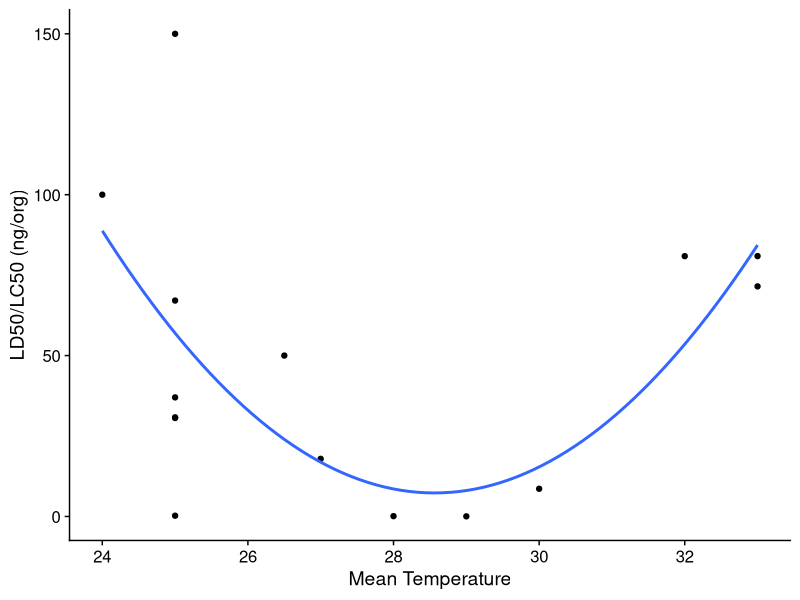

The R script that drew this image:
library(dplyr)
library(ggplot2)
library(stringr)
library(cowplot)

## read the data

lab <- read.csv("data_clean/Mutiple_effects_toxicity - New_lab.csv")

## check how many did not record temperature not recorded

lab %>% 
  filter(Temperature_C =="NR" | Temperature_C == "" | Temperature_C == "*") %>% nrow()

## standardize temperatures characters

lab_temperature_clean <- lab %>%
  filter(Temperature_C != "" & Temperature_C !="NR") %>% 
  ### get mean and sd for values 25 ± 3
  mutate(t_p_m = as.numeric(str_extract(Temperature_C, '^\\d+\\.\\d+\\s|^\\d+\\s'))) %>% 
  mutate(t_p_sd1 = as.numeric(str_extract(str_extract(Temperature_C, "±\\s\\d+"), "\\d+"))) %>% 
  mutate(t_p_range1 = as.numeric(str_remove(str_extract(Temperature_C, '\\d+\\-'), "-")), 
         t_p_range2 = as.numeric(str_remove(str_extract(Temperature_C, '\\-\\d+'), "-"))) %>% 
  rowwise() %>% 
  mutate(t_p_m2 = mean(c(t_p_range1, t_p_range2)), tpsd2 = sd(c(t_p_range1, t_p_range2))) %>% 
  mutate(t_p_m3 = as.numeric(Temperature_C)) %>% 
  mutate(mean_temperature = case_when(!is.na(t_p_m) ~ t_p_m, 
                                      !is.na(t_p_m2) ~ t_p_m2,
                                      TRUE ~t_p_m3))  %>%
  mutate(sd_temperature = case_when(!is.na(t_p_sd1) ~ t_p_sd1, 
                                    !is.na(tpsd2) ~ tpsd2,
                                    TRUE ~NA)) %>% 
  select(-t_p_m, -t_p_sd1, -t_p_range1, -t_p_range2, -t_p_m2, -t_p_m3,-tpsd2 ) 


## get summary for temperatures 

lab_temperature_clean %>% 
  filter(!is.na(mean_temperature)) %>% 
  select(Endpoint, Observed_Response_Mean, Observed_Response_Units, Temperature_C, mean_temperature, sd_temperature) %>% 
  group_by(Endpoint) %>% 
  summarise(n(), min(mean_temperature), max (mean_temperature))

###### filter for studies looking at LD50 and standardize units ######

ld50_lab <- lab_temperature_clean %>% 
  filter(!is.na(mean_temperature)) %>% 
  select(Effect_Measurement, Endpoint, Observed_Response_Mean, Observed_Response_Units, Temperature_C, mean_temperature, sd_temperature) %>% 
  filter(Endpoint == "LD50" & Effect_Measurement == 'Mortality') %>% 
  mutate(Observed_Response_Mean = as.numeric(Observed_Response_Mean)) %>% 
  ## replace bee for org
  mutate(Observed_Response_Units = str_replace(Observed_Response_Units, "bee", "org")) %>% 
  ## change from ug to ng
  mutate(Observed_Response_Units_std = str_replace(Observed_Response_Units, "ug/org", "ng/org")) %>% 
  mutate(Observed_Response_Mean_std = ifelse(str_detect(Observed_Response_Units, "ug/org"), Observed_Response_Mean *1000, Observed_Response_Mean)) %>% 
  ## change from pg to ng
  mutate(Observed_Response_Units_std = str_replace(Observed_Response_Units_std, "pg/org", "ng/org")) %>% 
  mutate(Observed_Response_Mean_std = ifelse(str_detect(Observed_Response_Units, "pg/org"), Observed_Response_Mean *0.001, Observed_Response_Mean_std)) %>% 
  ## change from mg to ng
  mutate(Observed_Response_Units_std = str_replace(Observed_Response_Units_std, "mg/org", "ng/org")) %>% 
  mutate(Observed_Response_Mean_std = ifelse(str_detect(Observed_Response_Units, "mg/org"), Observed_Response_Mean *1000000, Observed_Response_Mean_std)) %>% 
  filter(str_detect(Observed_Response_Units_std, "ng/org"))
  
### look at studies that evaluated LC50 and standardize units 

lc50_lab <- lab_temperature_clean %>% 
  filter(!is.na(mean_temperature)) %>% 
  select(Effect_Measurement, Endpoint, Observed_Response_Mean, Observed_Response_Units, Temperature_C, mean_temperature, sd_temperature) %>% 
  filter(Endpoint == "LC50") %>% 
  filter(str_detect(Observed_Response_Units, "ng/org")) %>% 
  mutate(Observed_Response_Mean = as.numeric(Observed_Response_Mean)) %>% 
  mutate(Observed_Response_Mean_std = Observed_Response_Mean)

## join LD50 and LC50 results 

mortality <- bind_rows(ld50_lab, lc50_lab)

## compare quadratic and linear model 

model_quadratic <- lm(data = mortality, Observed_Response_Mean_std~ poly(mean_temperature,2))
anova(model_quadratic)

model_linear <- lm(data = mortality, Observed_Response_Mean_std~ mean_temperature)
anova(model_linear)

AIC(model_linear,model_quadratic)

anova(model_linear,model_quadratic)

## best model is quadratic

## visualize trend 

temperature_ld50 <- mortality %>%
  ggplot(aes(x = mean_temperature, y = Observed_Response_Mean_std)) +
  geom_point() +
  geom_smooth(method = 'lm', formula = y~ poly(x,2), se = FALSE) +
  theme_cowplot() +
  xlab("Mean Temperature") + ylab("LD50/LC50 (ng/org)")

ggsave(temperature_ld50, filename = 'figures/temperature_ld50.jpeg')
